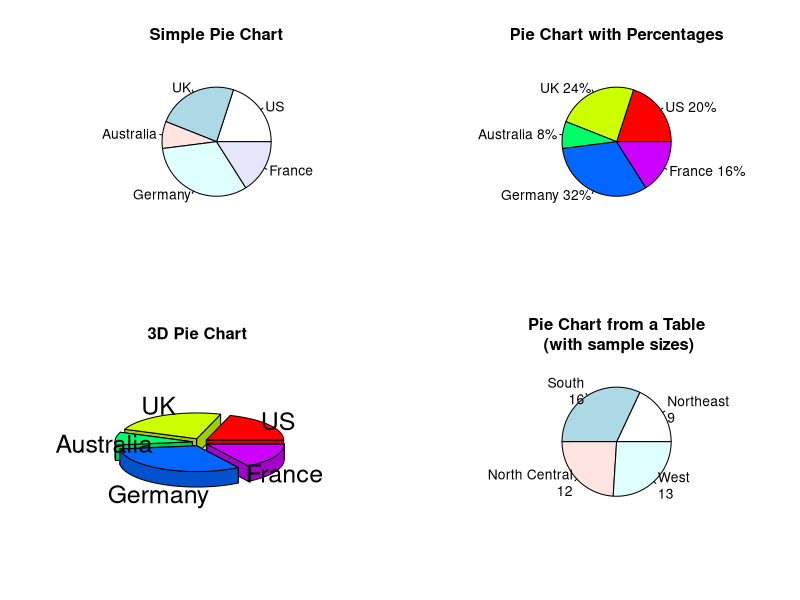

The R source for this figure:
# 6.2 Pie Charts

# Base R

par(mfrow = c(2, 2))
slices <- c(10, 12, 4, 16, 8)
lbls <- c("US", "UK", "Australia", "Germany", "France")
pie(slices, labels = lbls,
    main = "Simple Pie Chart")

pct <- round(slices / sum(slices) * 100)
lbls2 <- paste(lbls, " ", pct, "%", sep = "")
pie(slices, labels = lbls2, col = rainbow(length(lbls2)),
    main = "Pie Chart with Percentages")

library(plotrix)

pie3D(slices, labels = lbls, explode = 0.1,
      main = "3D Pie Chart ")
mytable <- table(state.region)
lbls3 <- paste(names(mytable), "\n", mytable, sep = "")
pie(mytable, labels = lbls3,
    main = "Pie Chart from a Table\n (with sample sizes)")

# ggplot

library(ggplot2)
library(data.table)
library(ggthemes)

theme_set(theme_fivethirtyeight())

# Theme Overrides
theme_update(plot.title = element_text(hjust = 0.5),
             axis.text.x = element_text(face = "bold", size = 12),
             axis.text.y = element_text(face = "bold", size = 12),
             legend.position = "top", legend.title = element_blank())